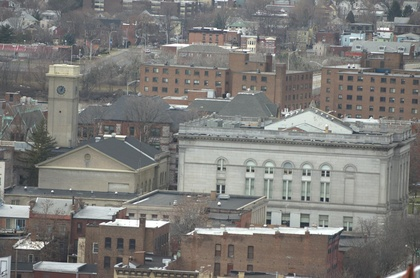
%> input picture 00000005.jpg, 420 x 278 px, shrunk from 1519 x 1006 before the run
$ octave demo.m   (GNU Octave 9; MATLAB toolbox functions it lacks are replaced by stand-ins)
%> lines starting %> are read from the running program, lines starting %| are printed output that depends on the picture
%% Remarks
% Written by:   Liang Shen,   05,23,2022
% successfully tested on MATLAB R2021b

%% Note!!!: Please do the following steps before running this demo
% Step 1: please download at https://www.vlfeat.org/download/vlfeat-0.9.21-bin.tar.gz
% Step 2: Compile vlfeat
% addpath(genpath('.\vlfeat-0.9.21'));


%% load image
im1 = imread('00000005.jpg');   im1_color = im1;
%> further down, im1 is the input picture: size 278x420x3 uint8; mean R, G, B 124.8, 123.5, 120.5
im2 = imread('00000006.jpg');   im2_color = im1;
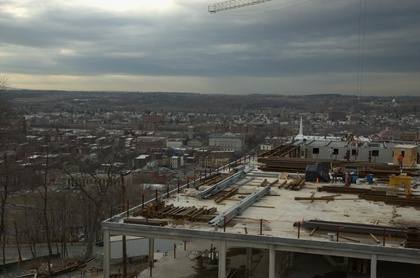
%> input picture 00000006.jpg, 420 x 278 px, shrunk from 1519 x 1006 before the run
%> further down, im2 is the input picture: size 278x420x3 uint8; mean R, G, B 92, 93, 88.1
if size(im1,3)==3;  im1 = rgb2gray(im1);   end;
if size(im2,3)==3;  im2 = rgb2gray(im2);   end;
%> after `im2 = rgb2gray(im2)`:
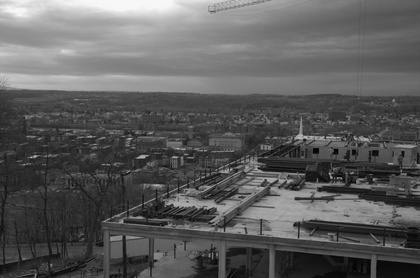
%> im2: size 278x420 uint8; min 0, max 248, mean 92.1
I1gray = single(im1);
I2gray = single(im2);

%> (the run ends here)
